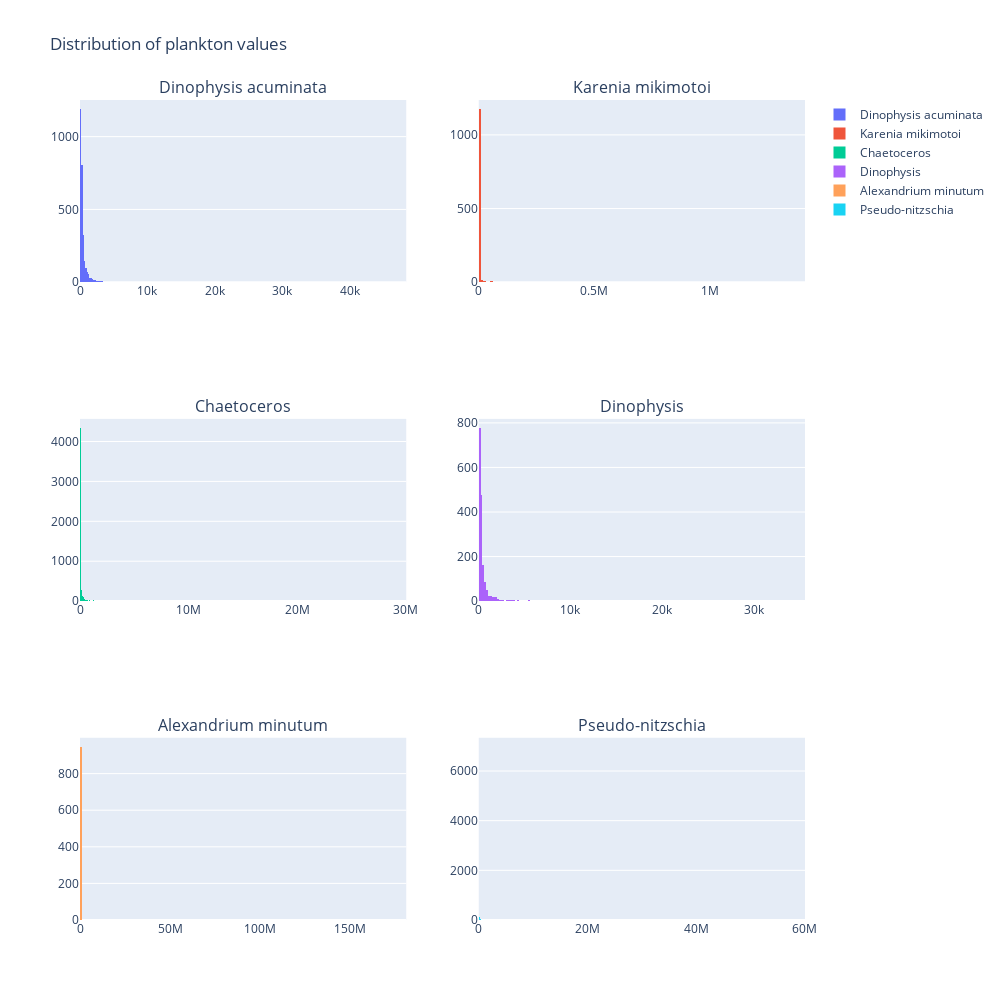

The notebook cell this image was saved under:
### Code cell
# Using a plot(ly) grid, plot the distribution on non null values (taxon_values)
fig = make_subplots(rows=math.ceil(len(taxon_values) / 2), cols=2, subplot_titles=taxons)

for i in range(len(taxon_values)):
    row = math.ceil((i + 1) / 2)
    col = (i % 2) + 1
    fig.add_trace(
        go.Histogram(x=taxon_values[i], name=taxons[i]),
        row=row, col=col
    )

fig.update_layout(height=1000, width=1000, title_text="Distribution of plankton values")
fig.show()

### Figure 1 — Plotly figure (JSON) as saved in the notebook; plotly's stock layout.template omitted (floating-point values rounded to 4 significant figures; data arrays with more than 128 entries replaced by an {"elided": "..."} marker saying what was removed)
{"data": [{"name": "Dinophysis acuminata", "type": "histogram", "x": {"elided": "2886 int values"}, "xaxis": "x", "yaxis": "y"}, {"name": "Karenia mikimotoi", "type": "histogram", "x": {"elided": "1225 int values"}, "xaxis": "x2", "yaxis": "y2"}, {"name": "Chaetoceros", "type": "histogram", "x": {"elided": "6172 int values"}, "xaxis": "x3", "yaxis": "y3"}, {"name": "Dinophysis", "type": "histogram", "x": {"elided": "1732 int values"}, "xaxis": "x4", "yaxis": "y4"}, {"name": "Alexandrium minutum", "type": "histogram", "x": {"elided": "948 int values"}, "xaxis": "x5", "yaxis": "y5"}, {"name": "Pseudo-nitzschia", "type": "histogram", "x": {"elided": "8240 int values"}, "xaxis": "x6", "yaxis": "y6"}], "layout": {"annotations": [{"font": {"size": 16}, "showarrow": false, "text": "Dinophysis acuminata", "x": 0.225, "xanchor": "center", "xref": "paper", "y": 1, "yanchor": "bottom", "yref": "paper"}, {"font": {"size": 16}, "showarrow": false, "text": "Karenia mikimotoi", "x": 0.775, "xanchor": "center", "xref": "paper", "y": 1, "yanchor": "bottom", "yref": "paper"}, {"font": {"size": 16}, "showarrow": false, "text": "Chaetoceros", "x": 0.225, "xanchor": "center", "xref": "paper", "y": 0.6111, "yanchor": "bottom", "yref": "paper"}, {"font": {"size": 16}, "showarrow": false, "text": "Dinophysis", "x": 0.775, "xanchor": "center", "xref": "paper", "y": 0.6111, "yanchor": "bottom", "yref": "paper"}, {"font": {"size": 16}, "showarrow": false, "text": "Alexandrium minutum", "x": 0.225, "xanchor": "center", "xref": "paper", "y": 0.2222, "yanchor": "bottom", "yref": "paper"}, {"font": {"size": 16}, "showarrow": false, "text": "Pseudo-nitzschia", "x": 0.775, "xanchor": "center", "xref": "paper", "y": 0.2222, "yanchor": "bottom", "yref": "paper"}], "height": 1000, "title": {"text": "Distribution of plankton values"}, "width": 1000, "xaxis": {"anchor": "y", "domain": [0, 0.45]}, "xaxis2": {"anchor": "y2", "domain": [0.55, 1]}, "xaxis3": {"anchor": "y3", "domain": [0, 0.45]}, "xaxis4": {"anchor": "y4", "domain": [0.55, 1]}, "xaxis5": {"anchor": "y5", "domain": [0, 0.45]}, "xaxis6": {"anchor": "y6", "domain": [0.55, 1]}, "yaxis": {"anchor": "x", "domain": [0.7778, 1]}, "yaxis2": {"anchor": "x2", "domain": [0.7778, 1]}, "yaxis3": {"anchor": "x3", "domain": [0.3889, 0.6111]}, "yaxis4": {"anchor": "x4", "domain": [0.3889, 0.6111]}, "yaxis5": {"anchor": "x5", "domain": [0, 0.2222]}, "yaxis6": {"anchor": "x6", "domain": [0, 0.2222]}}}
